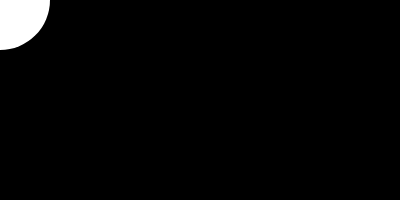
Frame 1 (no input)
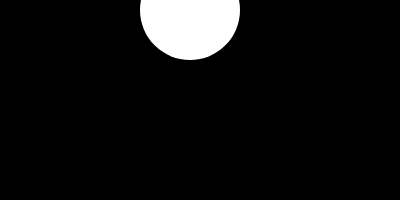
Frame 60 (no input)
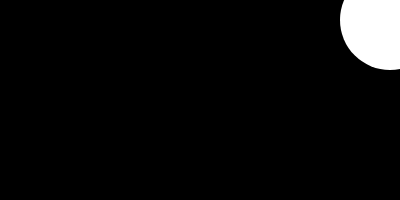
Frame 120 (the mouse pressed at the canvas centre since frame 60)

The p5.js sketch that drew these frames (run headless with seeded random() and noise() and a simulated clock; from frame 60 on, the mouse is pressed at the canvas centre):

// p5.js sketch
// ── sketch.js
let counter1 = 0;
let shape1speed = 10;

let lenxy = 100;

function setup() {
  createCanvas(400, 200).mousePressed(function() {
    shape1x = mouseX;
    shape1y = mouseY;
  });
  createSpan('click on canvas to move the shapes');
}

function draw() {
  background(0);
  noStroke();
  
  fill(255);
  let x = counter1 % width;
  let y = (int(counter1/width)*shape1speed) % height;
  circle(x, y, lenxy);
  
  counter1 += shape1speed;
}

// https://editor.p5js.org/jht1493/sketches/oCyOEcy6o
// 2.3.1 shape1 canvas

// https://editor.p5js.org/jht1493/sketches/WL3YIp05x
// 2.3.1 shape1 speed

// https://editor.p5js.org/jht1493/sketches/CwYDz_4N2
// 2.2.2 variable shape1x width

// https://editor.p5js.org/jht1493/sketches/v9zsQFPqN
// 2.2 variable circleX

// Make Your Own (Make Your Own Variable)
// Code! Programming with p5.js
// The Coding Train / Daniel Shiffman
// https://thecodingtrain.com/beginners/p5js/2.2-make-your-own.html
// https://youtu.be/dRhXIIFp-ys

// Make Your Own Variable: https://editor.p5js.org/codingtrain/sketches/xPXNdPy17
// Growing Circle Exercise: https://editor.p5js.org/codingtrain/sketches/ehbMJ-otC
